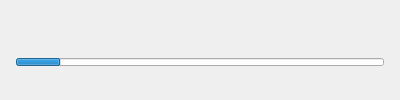
           <widget class="QWidget" name="pQuota">
            <layout class="QVBoxLayout" name="verticalLayout_10">
             <property name="spacing">
              <number>0</number>
             </property>
             <property name="leftMargin">
              <number>0</number>
             </property>
             <property name="topMargin">
              <number>0</number>
             </property>
             <property name="rightMargin">
              <number>0</number>
             </property>
             <property name="bottomMargin">
              <number>0</number>
             </property>
             <item>
              <widget class="QWidget" name="wUsage_2" native="true">
               <property name="sizePolicy">
                <sizepolicy hsizetype="Preferred" vsizetype="Preferred">
                 <horstretch>0</horstretch>
                 <verstretch>0</verstretch>
                </sizepolicy>
               </property>
               <property name="minimumSize">
                <size>
                 <width>0</width>
                 <height>40</height>
                </size>
               </property>
               <property name="maximumSize">
                <size>
                 <width>16777215</width>
                 <height>40</height>
                </size>
               </property>
               <property name="styleSheet">
                <string notr="true"/>
               </property>
               <layout class="QVBoxLayout" name="verticalLayout_7">
                <property name="spacing">
                 <number>2</number>
                </property>
                <property name="leftMargin">
                 <number>16</number>
                </property>
                <property name="topMargin">
                 <number>0</number>
                </property>
                <property name="rightMargin">
                 <number>16</number>
                </property>
                <property name="bottomMargin">
                 <number>0</number>
                </property>
                <item>
                 <widget class="QWidget" name="widget_9" native="true">
                  <property name="sizePolicy">
                   <sizepolicy hsizetype="Minimum" vsizetype="Preferred">
                    <horstretch>0</horstretch>
                    <verstretch>0</verstretch>
                   </sizepolicy>
                  </property>
                  <property name="minimumSize">
                   <size>
                    <width>368</width>
                    <height>20</height>
                   </size>
                  </property>
                  <property name="maximumSize">
                   <size>
                    <width>368</width>
                    <height>20</height>
                   </size>
                  </property>
                  <layout class="QHBoxLayout" name="horizontalLayout_7">
                   <property name="spacing">
                    <number>0</number>
                   </property>
                   <property name="leftMargin">
                    <number>0</number>
                   </property>
                   <property name="topMargin">
                    <number>0</number>
                   </property>
                   <property name="rightMargin">
                    <number>0</number>
                   </property>
                   <property name="bottomMargin">
                    <number>0</number>
                   </property>
                   <item>
                    <widget class="QLabel" name="lTotalUsedQuota">
                     <property name="sizePolicy">
                      <sizepolicy hsizetype="Preferred" vsizetype="Preferred">
                       <horstretch>0</horstretch>
                       <verstretch>0</verstretch>
                      </sizepolicy>
                     </property>
                     <property name="minimumSize">
                      <size>
                       <width>0</width>
                       <height>20</height>
                      </size>
                     </property>
                     <property name="maximumSize">
                      <size>
                       <width>16777215</width>
                       <height>20</height>
                      </size>
                     </property>
                     <property name="focusPolicy">
                      <enum>Qt::StrongFocus</enum>
                     </property>
                     <property name="styleSheet">
                      <string notr="true">#lTotalUsed
{
font: &quot;Helvetica&quot;;
font-size: 12px;
font-weight: normal;
color: #333333;
}</string>
                     </property>
                     <property name="text">
                      <string/>
                     </property>
                     <property name="alignment">
                      <set>Qt::AlignLeading|Qt::AlignLeft|Qt::AlignTop</set>
                     </property>
                    </widget>
                   </item>
                   <item>
                    <widget class="QLabel" name="lPercentageUsedQuota">
                     <property name="sizePolicy">
                      <sizepolicy hsizetype="Preferred" vsizetype="Preferred">
                       <horstretch>0</horstretch>
                       <verstretch>0</verstretch>
                      </sizepolicy>
                     </property>
                     <property name="minimumSize">
                      <size>
                       <width>0</width>
                       <height>20</height>
                      </size>
                     </property>
                     <property name="maximumSize">
                      <size>
                       <width>16777215</width>
                       <height>20</height>
                      </size>
                     </property>
                     <property name="focusPolicy">
                      <enum>Qt::StrongFocus</enum>
                     </property>
                     <property name="styleSheet">
                      <string notr="true">#lPercentageUsed
{
font: &quot;Helvetica&quot;;
font-size: 12px;
font-weight: normal;
color: #333333;
}
</string>
                     </property>
                     <property name="text">
                      <string/>
                     </property>
                     <property name="alignment">
                      <set>Qt::AlignRight|Qt::AlignTop|Qt::AlignTrailing</set>
                     </property>
                    </widget>
                   </item>
                  </layout>
                 </widget>
                </item>
                <item>
                 <widget class="QProgressBar" name="pUsageQuota">
                  <property name="sizePolicy">
                   <sizepolicy hsizetype="Preferred" vsizetype="Preferred">
                    <horstretch>0</horstretch>
                    <verstretch>0</verstretch>
                   </sizepolicy>
                  </property>
                  <property name="minimumSize">
                   <size>
                    <width>368</width>
                    <height>8</height>
                   </size>
                  </property>
                  <property name="maximumSize">
                   <size>
                    <width>368</width>
                    <height>8</height>
                   </size>
                  </property>
                  <property name="value">
                   <number>12</number>
                  </property>
                  <property name="format">
                   <string/>
                  </property>
                 </widget>
                </item>
               </layout>
              </widget>
             </item>
            </layout>
           </widget>
